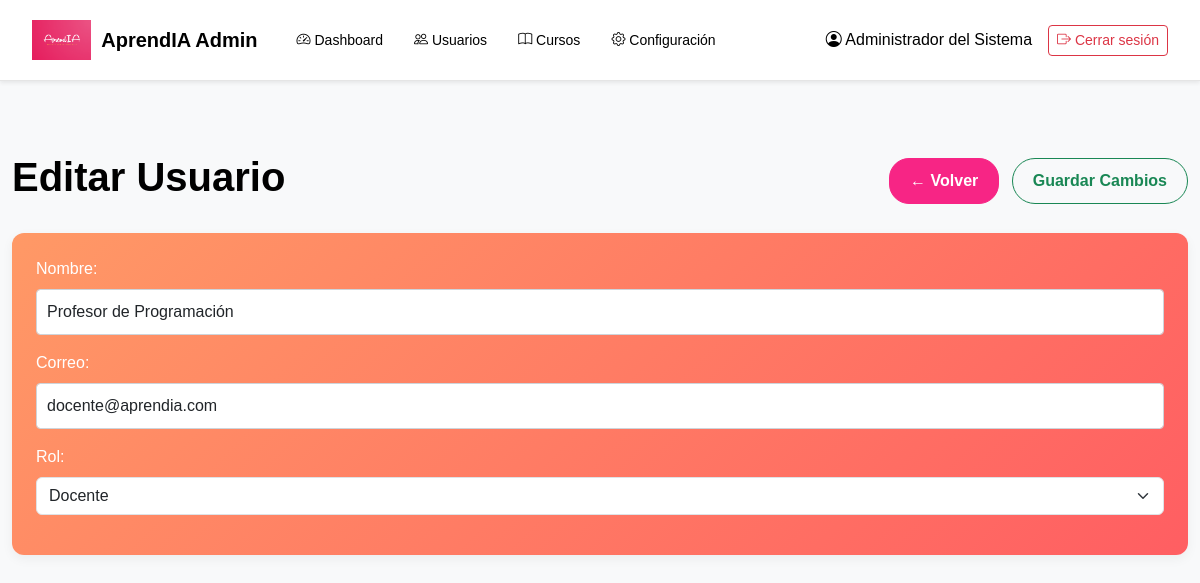
Screenshot of /admin/editar_usuario.php?id=2 (signed in) with the database file from the repository.
### tables this page shows
CREATE TABLE usuarios (
    id INT AUTO_INCREMENT PRIMARY KEY,
    nombre VARCHAR(255) NOT NULL,
    correo VARCHAR(191) UNIQUE NOT NULL,
    password VARCHAR(255) NOT NULL,
    rol ENUM('alumno', 'docente', 'admin') DEFAULT 'alumno',
    fecha_registro TIMESTAMP DEFAULT CURRENT_TIMESTAMP
);

### admin/editar_usuario.php (the view, shortened to what this page needs)
<?php
include '../includes/navbar.php';
$db = new Database();
$conn = $db->getConnection();
$id = (int)$_GET['id'];
$stmt = $conn->prepare("SELECT * FROM usuarios WHERE id = :id");
$stmt->bindParam(':id', $id);
$stmt->execute();
$usuario = $stmt->fetch(PDO::FETCH_ASSOC);
?>
<!DOCTYPE html>
<html lang="es">
<head>
    <link href="https://cdn.jsdelivr.net/npm/bootstrap@5.3.0/dist/css/bootstrap.min.css" rel="stylesheet">
    <link rel="stylesheet" href="https://cdn.jsdelivr.net/npm/bootstrap-icons@1.7.2/font/bootstrap-icons.css">
    <link href="../css/styles.css" rel="stylesheet">
</head>
    <body class="bg-light">
        <div class="container-fluid py-5">
            <div class="d-flex justify-content-between align-items-center mb-4">
                <h1>Editar Usuario</h1>
                    <div>
                        <a href="usuarios.php" class="btn btn-primary">
                            ← Volver</a>
                        <button type="submit" form="form-editar-usuario" class="btn btn-primary_simple btn-outline-success ms-2">
                            Guardar Cambios</button>
                    </div>
            </div>
            <div class="tabla-usuarios formulario p-4">
                <form id="form-editar-usuario" method="POST">
                    <div class="mb-3">
                        <label class="form-label">Nombre:</label>
                        <input type="text" name="nombre" value="<?= htmlspecialchars($usuario['nombre']) ?>" class="form-control" required>
                    </div>
                    <div class="mb-3">
                        <label class="form-label">Correo:</label>
                        <input type="email" name="correo" value="<?= htmlspecialchars($usuario['correo']) ?>" class="form-control" required>
                    </div>
                    <div class="mb-3">
                        <label class="form-label">Rol:</label>
                        <select name="rol" class="form-select" required>
                            <option value="docente" <?= $usuario['rol'] === 'docente' ? 'selected' : '' ?>>Docente</option>
                        </select>
                    </div>
                </form>
            </div>
        </div>
    </body>
</html>

### css/styles.css (style rules this page uses)
:root { --primary-color: #E91E63; --background-color: #FFFFFF; --text-primary-color: #000000; --text-secondary-color: #6C757D; --input-border-color: #CED4DA; }
body { background-color: var(--background-color); font-family: 'Arial', sans-serif; color: var(--text-primary-color); }
.form-control { border: 1px solid var(--input-border-color); border-radius: 4px; padding: 10px; }
h1, h2 { color: var(--text-primary-color); font-weight: bold; }
.tabla-usuarios { background: #fff; border-radius: 12px; box-shadow: 0 4px 12px rgba(0, 0, 0, 0.05); overflow: hidden; }
.btn-primary { background-color: var(--primary-color); border-color: var(--primary-color); border-radius: 25px; padding: 10px 20px; font-weight: bold; text-transform: none; transition: all 0.3s ease; }
.btn-primary_simple { border-radius: 25px; padding: 10px 20px; font-weight: bold; text-transform: none; transition: all 0.3s ease; }
.btn-primary { border-radius: 20px; background-color: #f72585; border-color: #f72585; }
.formulario { background: linear-gradient(135deg, #ff9966 0%, #ff5e62 100%) !important; color: white; }

### rows the page displays
usuarios: nombre "Profesor de Programación", correo "docente@aprendia.com", rol "Docente"

### other values shown
Session::get('user_name') "Administrador del Sistema"
